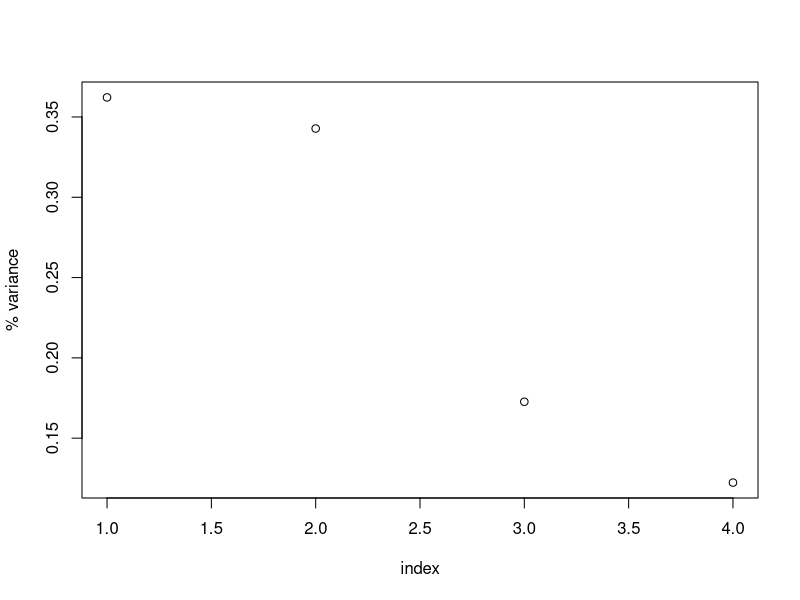
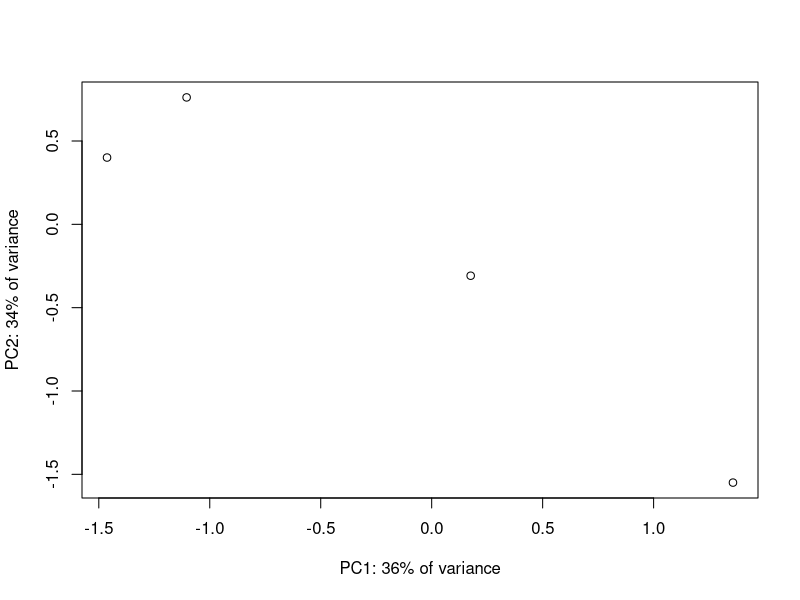

Write R code to recreate these figures, in order.
## ---- chunk 1
d = matrix(rnorm(40, 4, 5), nrow = 10, ncol = 4)
rownames(d) = paste0("Pt_", letters[1:10])
colnames(d) = paste0("Var_", 1:4)
d #a matrix with 10 observations and 4 variables
## ---- chunk 2
dctr = apply(d, 2, function(x) x - mean(x)) #mean-center the variables
dctr.std = apply(dctr, 2, function(x) x / sd(x))
## ---- chunk 3
dctr.std.c = cov(dctr.std)
dctr.std.c #same as cor matrix with unit std dev & 0 mean
all.equal(dctr.std.c, cor(dctr.std))
## ---- chunk 4
d.c.e = eigen(dctr.std.c)

pca = prcomp(dctr.std)
## ---- chunk 5

## first we look at the eigenvectors of the covariance matrix.
## each column in this matrix is an eigenvector
d.c.e$vectors

sqrt(sum(d.c.e$vectors[,1]^2)) #length of 1st eigenvector = 1
sqrt(sum(d.c.e$vectors[,2]^2)) #length of 2nd eigenvector = 1

## the dot product of any 2 eigenvectors is 0
## which means they are perpendicular to each other
d.c.e$vectors[,1] %*% d.c.e$vectors[,2]
## ---- chunk 6
## the covariance of the data * the 1st eigenvector...
dctr.std.c %*% matrix(d.c.e$vectors[,1], ncol=1)

##...equals the scale factor * the 1st eigenvector
d.c.e$values[1] * matrix(d.c.e$vectors[,1], ncol=1) 
## ---- chunk 7
#eigenvalues
d.c.e$values 

#plot the percent variance explained by each PC
perc_var <- d.c.e$values/sum(d.c.e$values)
plot(1:length(perc_var), perc_var, xlab="index", ylab="% variance")
## ---- chunk 8
## centered variables * eigenvectors
## should equal prcomp(dctr.std)$x
new.vars = dctr.std %*% d.c.e$vectors

## This works too:
## new.vars.3 = dctr.std %*% d.c.e$vectors[1:3,]
## ---- chunk 9
#all the new variables are uncorrelated (0 covariance!)
round(cov(new.vars), 3) 

var(new.vars[,1])
d.c.e$values

cov(prcomp(dctr.std)$x) #this is the same as the line above
diag(prcomp(dctr.std)$sdev^2) #this is the same as the line above

colSums(new.vars) #equal 0, so these are still 0-centered!
## ---- chunk 10
## how do we get back the original data from eigenvectors/values?
## multiply the eigenvectors by the rotated variables
all.equal(t(d.c.e$vectors %*% t(new.vars)), dctr.std)

## returns the original data
all.equal(t(d.c.e$vectors %*% t(new.vars))+ d - dctr.std, d)

## ---- chunk 11
pca = prcomp(d, center = T, scale. = T)
all.equal(pca$rotation %*% t(pca$x) , t(dctr.std))

#these are almost equal, the 1st column of pca$x is *-1 
#of the 1st column of new.vars
pca$x; new.vars

#svd on covariance matrix
dctr.c.svd = svd(dctr.std.c) 
all.equal(dctr.c.svd$d, d.c.e$values) #eigenvalues, same as d.c.e$values

#these are almost equal, one is the negative of the other
dctr.c.svd$u; d.c.e$vectors

## ---- chunk 12
plot(new.vars[1,], new.vars[2,], xlab=paste0("PC1: ", round(perc_var[1],2)*100, "% of variance"), ylab=paste0("PC2: ", round(perc_var[2],2)*100, "% of variance"))
## ---- chunk 13
x <- pca
scores <- x$x
choices=1L:2L
scale = 1
n <- NROW(scores)

lam <- x$sdev[choices]
lam <- lam * sqrt(n)
lam <- lam^scale
scores[,choices]/lam
t(t(scores[, choices])/lam) 
# samples in PC space
#divided by lambda
t(t(x$rotation[, choices]) * lam) 
#original variable directions in PC space
#multiplied by lambda

## ---- chunk 14

